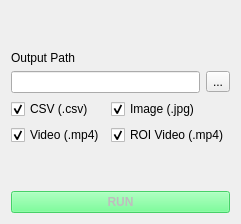
            <widget class="QWidget" name="page_2">
             <layout class="QVBoxLayout" name="verticalLayout_14">
              <item>
               <spacer name="verticalSpacer_6">
                <property name="orientation">
                 <enum>Qt::Vertical</enum>
                </property>
                <property name="sizeHint" stdset="0">
                 <size>
                  <width>20</width>
                  <height>40</height>
                 </size>
                </property>
               </spacer>
              </item>
              <item>
               <layout class="QGridLayout" name="gridLayout_6" rowstretch="0,0">
                <item row="1" column="0">
                 <widget class="QLineEdit" name="recordOutputPathLine"/>
                </item>
                <item row="0" column="0">
                 <widget class="QLabel" name="recordOutputPathLabel">
                  <property name="text">
                   <string>Output Path</string>
                  </property>
                  <property name="wordWrap">
                   <bool>true</bool>
                  </property>
                 </widget>
                </item>
                <item row="1" column="1">
                 <widget class="QToolButton" name="recordOutputPathButton">
                  <property name="text">
                   <string>...</string>
                  </property>
                 </widget>
                </item>
               </layout>
              </item>
              <item>
               <layout class="QGridLayout" name="gridLayout_7">
                <item row="0" column="0">
                 <widget class="QCheckBox" name="recordOutputCSVCheckBox">
                  <property name="focusPolicy">
                   <enum>Qt::NoFocus</enum>
                  </property>
                  <property name="text">
                   <string>CSV (.csv)</string>
                  </property>
                  <property name="checked">
                   <bool>true</bool>
                  </property>
                 </widget>
                </item>
                <item row="1" column="0">
                 <widget class="QCheckBox" name="recordOutputVideoCheckBox">
                  <property name="focusPolicy">
                   <enum>Qt::NoFocus</enum>
                  </property>
                  <property name="text">
                   <string>Video (.mp4)</string>
                  </property>
                  <property name="checked">
                   <bool>true</bool>
                  </property>
                 </widget>
                </item>
                <item row="0" column="1">
                 <widget class="QCheckBox" name="recordOutputImageCheckBox">
                  <property name="focusPolicy">
                   <enum>Qt::NoFocus</enum>
                  </property>
                  <property name="text">
                   <string>Image (.jpg)</string>
                  </property>
                  <property name="checked">
                   <bool>true</bool>
                  </property>
                 </widget>
                </item>
                <item row="1" column="1">
                 <widget class="QCheckBox" name="recordOutputROIVideoCheckBox">
                  <property name="focusPolicy">
                   <enum>Qt::NoFocus</enum>
                  </property>
                  <property name="text">
                   <string>ROI Video (.mp4)</string>
                  </property>
                  <property name="checked">
                   <bool>true</bool>
                  </property>
                 </widget>
                </item>
               </layout>
              </item>
              <item>
               <spacer name="verticalSpacer_5">
                <property name="orientation">
                 <enum>Qt::Vertical</enum>
                </property>
                <property name="sizeHint" stdset="0">
                 <size>
                  <width>20</width>
                  <height>40</height>
                 </size>
                </property>
               </spacer>
              </item>
              <item>
               <widget class="QPushButton" name="runRecordModeButton">
                <property name="enabled">
                 <bool>false</bool>
                </property>
                <property name="font">
                 <font>
                  <weight>75</weight>
                  <bold>true</bold>
                 </font>
                </property>
                <property name="focusPolicy">
                 <enum>Qt::NoFocus</enum>
                </property>
                <property name="styleSheet">
                 <string notr="true">background-color: rgb(85, 255, 127);</string>
                </property>
                <property name="text">
                 <string>RUN</string>
                </property>
               </widget>
              </item>
             </layout>
            </widget>
